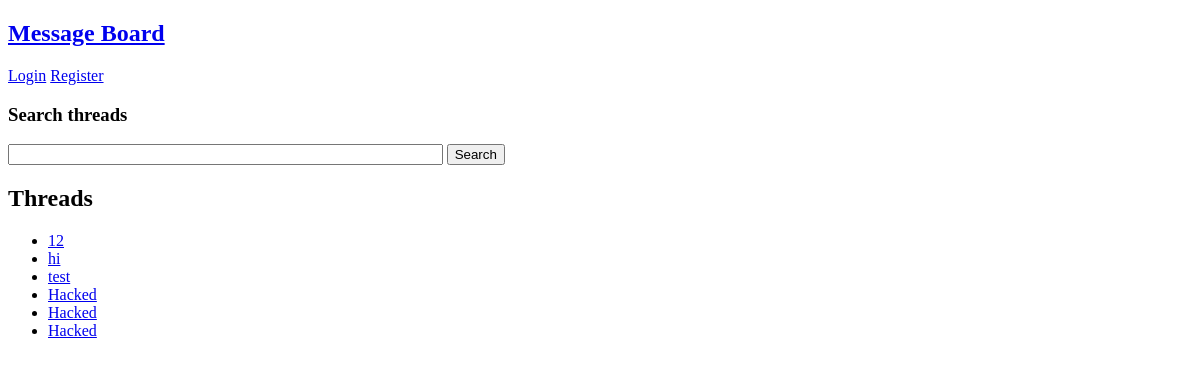
The app's page /message_board/, older data.
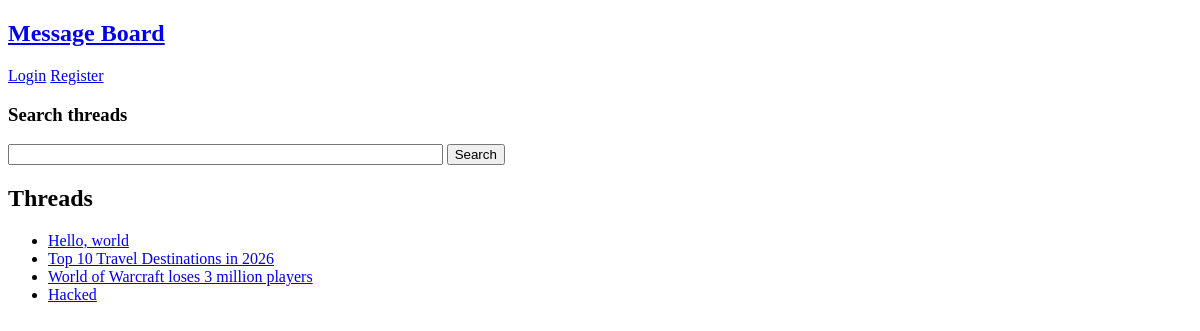
The same page, newer data.
### message_board/models.py (models this page shows, shortened)
class Thread(models.Model):
    user = models.ForeignKey(User, on_delete=models.CASCADE)
    title = models.CharField(max_length=64)
    content = models.CharField(max_length=4096)
    upvotes = models.IntegerField(default=0)

### message_board/views.py (the view)
# urls.py: path("", views.index, name="index"),
def index(request):
    thread_list = Thread.objects.all()
    return render(request, "message_board/index.html", {"thread_list": thread_list})

### message_board/templates/message_board/index.html (shortened to what this page needs)
{% extends 'message_board/base.html' %}
{% block content %}
<h3>Search threads</h3>
<form action="{% url 'message_board:search' %}" method="post">
  <input type="text" name="search-term" style="width: 32em;" />
  <input type="submit" value="Search" />
</form>
{% if thread_list %}
<h2>Threads</h2>
<ul>
  {% for thread in thread_list %}
  <li><a href="{% url 'message_board:thread' thread.id %}">{{ thread.title }}</a></li>
  {% endfor %}
</ul>
{% endif %}
{% endblock content %}

### message_board/templates/message_board/base.html (shortened to what this page needs)
<!DOCTYPE html>
<html lang="en">
<head>
</head>
<body>
  {% include 'message_board/navbar.html' %}
  <div>
    {% block content %}{% endblock %}
  </div>
</body>
</html>

### message_board/templates/message_board/navbar.html
<nav>
  <a href="{% url 'message_board:index' %}">
    <h1>Message Board</h1>
  </a>
  <div>
    {% if user.is_authenticated %}
    <span>
      <a href="{% url 'message_board:profile_view' user.username %}">{{ user.username }}</a>
      <form action="{% url 'message_board:logout_view' %}" method="post">
        {% csrf_token %}
        <input type="submit" value="Logout" />
      </form>
    </span>
    {% else %}
    {% if request.resolver_match.view_name != "message_board:login_view" and request.resolver_match.view_name != "message_board:register_view" %}
    <a href="{% url 'message_board:login_view' %}" type="button">Login</a>
    <a href="{% url 'message_board:register_view' %}" type="button">Register</a>
    {% endif %}
    {% endif %}
  </div>
</nav>

Row changes from the older to the newer data that the page shows:
removed Thread: title "12"
removed Thread: title "hi"
removed Thread: title "test"
removed Thread: title "Hacked"
removed Thread: title "Hacked"
added Thread: title "Hello, world"
added Thread: title "Top 10 Travel Destinations in 2026"
added Thread: title "World of Warcraft loses 3 million players"
